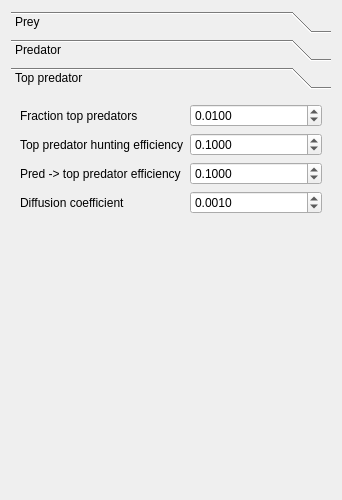
<?xml version="1.0" encoding="UTF-8"?>
<ui version="4.0">
 <class>QtSimTopPredatorPreyParametersWidget</class>
 <widget class="QDialog" name="QtSimTopPredatorPreyParametersWidget">
  <property name="geometry">
   <rect>
    <x>0</x>
    <y>0</y>
    <width>338</width>
    <height>500</height>
   </rect>
  </property>
  <property name="windowTitle">
   <string>Dialog</string>
  </property>
  <layout class="QGridLayout" name="gridLayout_2">
   <item row="0" column="0">
    <widget class="QToolBox" name="toolBox">
     <property name="sizePolicy">
      <sizepolicy hsizetype="Preferred" vsizetype="Preferred">
       <horstretch>1</horstretch>
       <verstretch>0</verstretch>
      </sizepolicy>
     </property>
     <property name="minimumSize">
      <size>
       <width>320</width>
       <height>0</height>
      </size>
     </property>
     <property name="currentIndex">
      <number>2</number>
     </property>
     <widget class="QWidget" name="page_prey">
      <property name="geometry">
       <rect>
        <x>0</x>
        <y>0</y>
        <width>320</width>
        <height>389</height>
       </rect>
      </property>
      <attribute name="label">
       <string>Prey</string>
      </attribute>
      <layout class="QGridLayout" name="gridLayout_3">
       <item row="0" column="0">
        <widget class="QLabel" name="label_f_prey">
         <property name="text">
          <string>Fraction prey</string>
         </property>
        </widget>
       </item>
       <item row="0" column="1">
        <widget class="QDoubleSpinBox" name="box_f_prey">
         <property name="decimals">
          <number>4</number>
         </property>
         <property name="maximum">
          <double>1.000000000000000</double>
         </property>
         <property name="singleStep">
          <double>0.010000000000000</double>
         </property>
         <property name="value">
          <double>0.900000000000000</double>
         </property>
        </widget>
       </item>
       <item row="1" column="0">
        <widget class="QLabel" name="label_diffusion_prey">
         <property name="text">
          <string>Diffusion coefficient</string>
         </property>
        </widget>
       </item>
       <item row="1" column="1">
        <widget class="QDoubleSpinBox" name="box_diffusion_prey">
         <property name="decimals">
          <number>4</number>
         </property>
         <property name="maximum">
          <double>1.000000000000000</double>
         </property>
         <property name="singleStep">
          <double>0.010000000000000</double>
         </property>
         <property name="value">
          <double>0.100000000000000</double>
         </property>
        </widget>
       </item>
       <item row="2" column="0" colspan="2">
        <widget class="QLabel" name="image_prey">
         <property name="text">
          <string/>
         </property>
         <property name="pixmap">
          <pixmap resource="ToolSimTopPredatorPrey.qrc">:/images/ToolSimTopPredatorPreyLoripesLacteus3.jpg</pixmap>
         </property>
         <property name="alignment">
          <set>Qt::AlignCenter</set>
         </property>
        </widget>
       </item>
       <item row="3" column="0">
        <spacer name="spacer_prey">
         <property name="orientation">
          <enum>Qt::Vertical</enum>
         </property>
         <property name="sizeHint" stdset="0">
          <size>
           <width>20</width>
           <height>102</height>
          </size>
         </property>
        </spacer>
       </item>
      </layout>
     </widget>
     <widget class="QWidget" name="page_pred">
      <property name="geometry">
       <rect>
        <x>0</x>
        <y>0</y>
        <width>320</width>
        <height>389</height>
       </rect>
      </property>
      <attribute name="label">
       <string>Predator</string>
      </attribute>
      <layout class="QGridLayout" name="gridLayout">
       <item row="0" column="0">
        <widget class="QLabel" name="label_f_pred">
         <property name="text">
          <string>Fraction predator</string>
         </property>
        </widget>
       </item>
       <item row="0" column="2">
        <widget class="QDoubleSpinBox" name="box_f_pred">
         <property name="decimals">
          <number>4</number>
         </property>
         <property name="maximum">
          <double>1.000000000000000</double>
         </property>
         <property name="singleStep">
          <double>0.010000000000000</double>
         </property>
         <property name="value">
          <double>0.100000000000000</double>
         </property>
        </widget>
       </item>
       <item row="1" column="0" colspan="2">
        <widget class="QLabel" name="label_hunt_eff_pred">
         <property name="text">
          <string>Predator hunting efficiency</string>
         </property>
        </widget>
       </item>
       <item row="1" column="2">
        <widget class="QDoubleSpinBox" name="box_hunt_eff_pred">
         <property name="decimals">
          <number>4</number>
         </property>
         <property name="maximum">
          <double>1.000000000000000</double>
         </property>
         <property name="singleStep">
          <double>0.010000000000000</double>
         </property>
         <property name="value">
          <double>0.100000000000000</double>
         </property>
        </widget>
       </item>
       <item row="2" column="0" colspan="2">
        <widget class="QLabel" name="label_conv_prey_to_pred">
         <property name="text">
          <string>Prey -&gt; predator efficiency</string>
         </property>
        </widget>
       </item>
       <item row="2" column="2">
        <widget class="QDoubleSpinBox" name="box_conv_prey_to_pred">
         <property name="decimals">
          <number>4</number>
         </property>
         <property name="maximum">
          <double>1.000000000000000</double>
         </property>
         <property name="singleStep">
          <double>0.010000000000000</double>
         </property>
         <property name="value">
          <double>0.100000000000000</double>
         </property>
        </widget>
       </item>
       <item row="4" column="0" colspan="3">
        <widget class="QLabel" name="image_pred">
         <property name="text">
          <string/>
         </property>
         <property name="pixmap">
          <pixmap resource="ToolSimTopPredatorPrey.qrc">:/images/ToolSimTopPredatorPreyCapybara.jpg</pixmap>
         </property>
         <property name="alignment">
          <set>Qt::AlignCenter</set>
         </property>
        </widget>
       </item>
       <item row="5" column="0">
        <spacer name="spacer_pred">
         <property name="orientation">
          <enum>Qt::Vertical</enum>
         </property>
         <property name="sizeHint" stdset="0">
          <size>
           <width>20</width>
           <height>40</height>
          </size>
         </property>
        </spacer>
       </item>
       <item row="3" column="2">
        <widget class="QDoubleSpinBox" name="box_diffusion_pred">
         <property name="decimals">
          <number>4</number>
         </property>
         <property name="maximum">
          <double>1.000000000000000</double>
         </property>
         <property name="singleStep">
          <double>0.010000000000000</double>
         </property>
         <property name="value">
          <double>0.010000000000000</double>
         </property>
        </widget>
       </item>
       <item row="3" column="0" colspan="2">
        <widget class="QLabel" name="label_diffusion_pred">
         <property name="text">
          <string>Diffusion coefficient</string>
         </property>
        </widget>
       </item>
      </layout>
     </widget>
     <widget class="QWidget" name="page_top">
      <property name="geometry">
       <rect>
        <x>0</x>
        <y>0</y>
        <width>320</width>
        <height>389</height>
       </rect>
      </property>
      <attribute name="label">
       <string>Top predator</string>
      </attribute>
      <layout class="QGridLayout" name="gridLayout_4">
       <item row="1" column="0" colspan="2">
        <widget class="QLabel" name="label_hunt_eff_top">
         <property name="text">
          <string>Top predator hunting efficiency</string>
         </property>
        </widget>
       </item>
       <item row="0" column="0" colspan="2">
        <widget class="QLabel" name="label_f_top">
         <property name="text">
          <string>Fraction top predators</string>
         </property>
        </widget>
       </item>
       <item row="2" column="0" colspan="2">
        <widget class="QLabel" name="label_conv_pred_to_prey">
         <property name="text">
          <string>Pred -&gt; top predator efficiency</string>
         </property>
        </widget>
       </item>
       <item row="2" column="2" colspan="2">
        <widget class="QDoubleSpinBox" name="box_conv_pred_to_top">
         <property name="decimals">
          <number>4</number>
         </property>
         <property name="maximum">
          <double>1.000000000000000</double>
         </property>
         <property name="singleStep">
          <double>0.010000000000000</double>
         </property>
         <property name="value">
          <double>0.100000000000000</double>
         </property>
        </widget>
       </item>
       <item row="3" column="0" colspan="2">
        <widget class="QLabel" name="label_diffusion_coefficient_top">
         <property name="text">
          <string>Diffusion coefficient</string>
         </property>
        </widget>
       </item>
       <item row="1" column="2" colspan="2">
        <widget class="QDoubleSpinBox" name="box_hunt_eff_top">
         <property name="decimals">
          <number>4</number>
         </property>
         <property name="maximum">
          <double>1.000000000000000</double>
         </property>
         <property name="singleStep">
          <double>0.010000000000000</double>
         </property>
         <property name="value">
          <double>0.100000000000000</double>
         </property>
        </widget>
       </item>
       <item row="0" column="2" colspan="2">
        <widget class="QDoubleSpinBox" name="box_f_top">
         <property name="decimals">
          <number>4</number>
         </property>
         <property name="maximum">
          <double>1.000000000000000</double>
         </property>
         <property name="singleStep">
          <double>0.010000000000000</double>
         </property>
         <property name="value">
          <double>0.010000000000000</double>
         </property>
        </widget>
       </item>
       <item row="4" column="0">
        <widget class="QLabel" name="image_top">
         <property name="text">
          <string/>
         </property>
         <property name="pixmap">
          <pixmap resource="ToolSimTopPredatorPrey.qrc">:/images/ToolSimTopPredatorPreyLion.jpg</pixmap>
         </property>
         <property name="alignment">
          <set>Qt::AlignCenter</set>
         </property>
        </widget>
       </item>
       <item row="5" column="0">
        <spacer name="spacer_top">
         <property name="orientation">
          <enum>Qt::Vertical</enum>
         </property>
         <property name="sizeHint" stdset="0">
          <size>
           <width>20</width>
           <height>40</height>
          </size>
         </property>
        </spacer>
       </item>
       <item row="3" column="2" colspan="2">
        <widget class="QDoubleSpinBox" name="box_diffusion_top">
         <property name="decimals">
          <number>4</number>
         </property>
         <property name="maximum">
          <double>1.000000000000000</double>
         </property>
         <property name="singleStep">
          <double>0.001000000000000</double>
         </property>
         <property name="value">
          <double>0.001000000000000</double>
         </property>
        </widget>
       </item>
      </layout>
     </widget>
    </widget>
   </item>
  </layout>
 </widget>
 <resources>
  <include location="ToolSimTopPredatorPrey.qrc"/>
 </resources>
 <connections/>
</ui>
